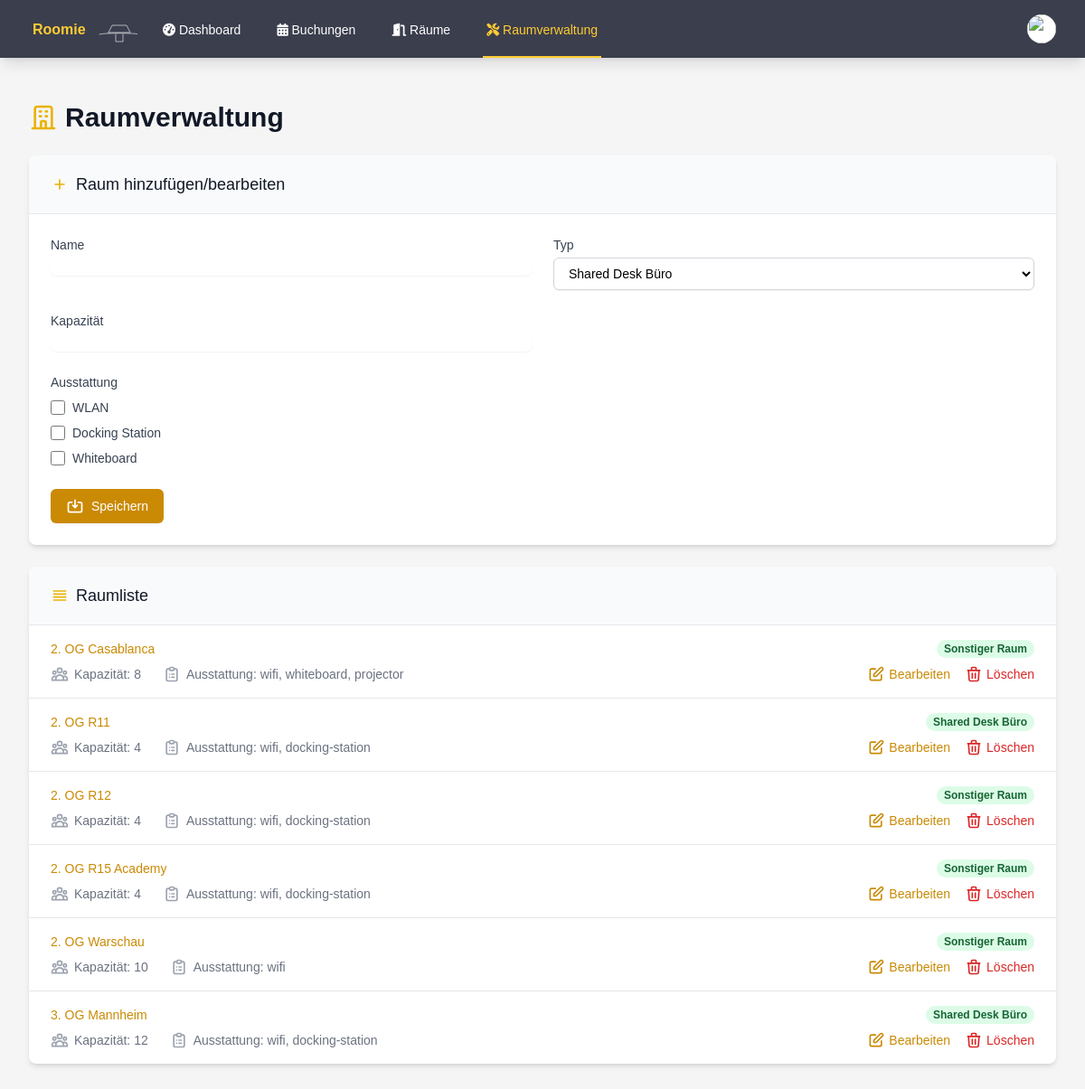
Before: /admin_rooms.php (signed in) with the older database file.
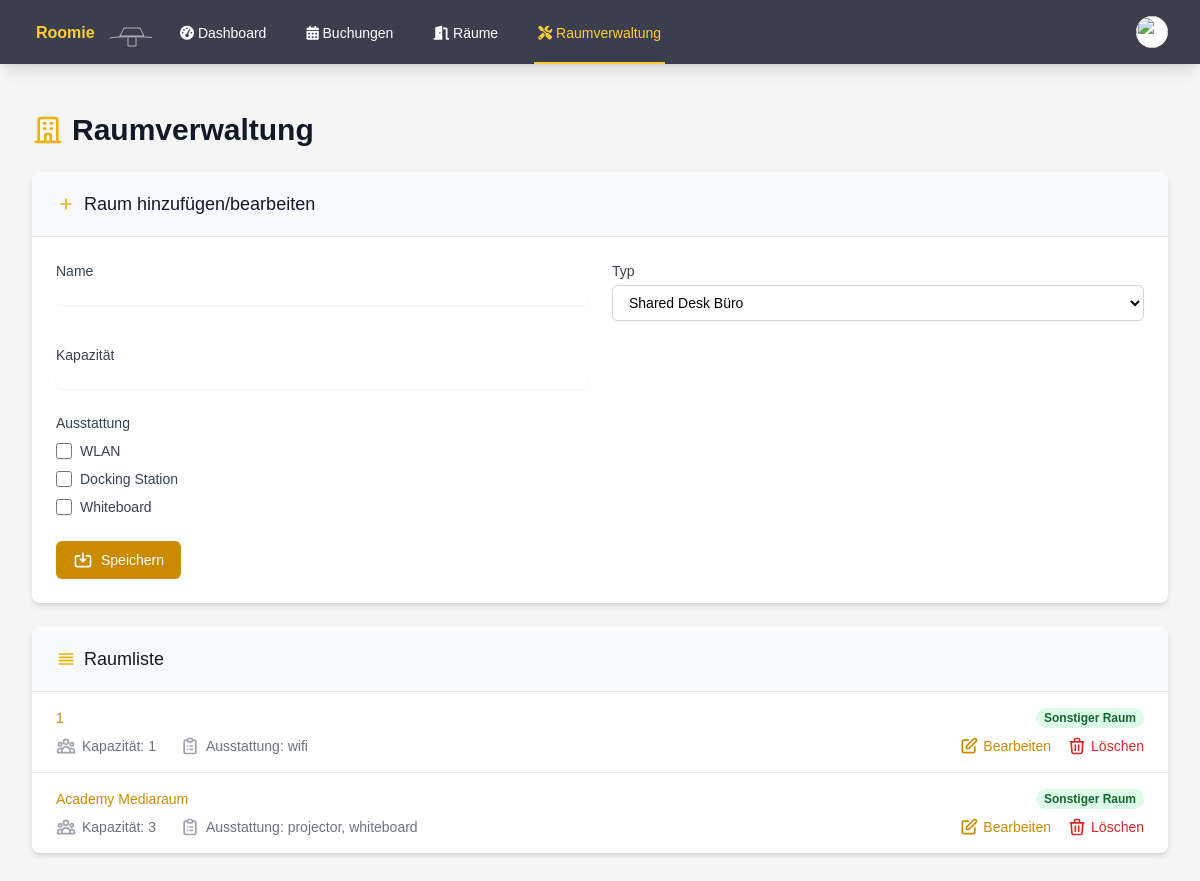
After: the same page with the newer database file.
### tables this page shows
CREATE TABLE rooms (
        id INTEGER PRIMARY KEY AUTOINCREMENT,
        name TEXT NOT NULL,
        number TEXT,
        type TEXT NOT NULL,
        capacity INTEGER DEFAULT 0,
        is_favorite INTEGER DEFAULT 0,
        equipment TEXT,
        grid_position INTEGER
    );

### auth.php (called while the page is built, shortened)
<?php
function isAdmin() {
    return isset($_SESSION['is_admin']) && $_SESSION['is_admin'] == 1;
}

### admin_rooms.php (the view, shortened to what this page needs)
<?php
require_once 'auth.php';
$current_page = basename($_SERVER['PHP_SELF']);
try {
    $db = getDatabaseConnection();
    $stmt = $db->query("SELECT * FROM rooms ORDER BY name");
    $rooms = $stmt->fetchAll(PDO::FETCH_ASSOC);
} catch (PDOException $e) {
    $errorMessage = "Datenbankfehler: " . $e->getMessage();
}
function getRoomTypeName($type)
{
    switch ($type) {
        case 'shared-desk':
            return 'Shared Desk Büro';
        default:
            return 'Sonstiger Raum';
    }
}
?>
<!DOCTYPE html>
<html lang="de">
<head>
    <script src="https://cdn.tailwindcss.com"></script>
    <link rel="stylesheet" href="styles.css">
    <link rel="stylesheet" href="https://cdnjs.cloudflare.com/ajax/libs/font-awesome/6.1.1/css/all.min.css">
</head>
<body class="bg-custom-background">
    <nav class="bg-custom-nav shadow-lg" x-data="{ open: false }">
        <div class="max-w-7xl mx-auto px-4 sm:px-6 lg:px-8">
            <div class="flex justify-between h-16">
                <div class="flex">
                    <div class="flex-shrink-0 flex items-center">
                        <a href="index.php">
                            <img class="h-8 w-auto" src="test.svg" alt="Roomie Logo">
                        </a>
                    </div>
                    <div class="hidden sm:ml-6 sm:flex sm:space-x-8">
                        <a href="index.php" class="inline-flex items-center px-1 pt-1 border-b-2 text-sm font-medium <?php echo $current_page == 'index.php' ? 'active' : 'inactive'; ?>">
                            <i class="fas fa-tachometer-alt"></i>&nbsp;Dashboard
                        </a>
                        <a href="bookings.php" class="inline-flex items-center px-1 pt-1 border-b-2 text-sm font-medium <?php echo $current_page == 'bookings.php' ? 'active' : 'inactive'; ?>">
                            <i class="fas fa-calendar-alt"></i>&nbsp;Buchungen
                        </a>
                        <a href="rooms.php" class="inline-flex items-center px-1 pt-1 border-b-2 text-sm font-medium <?php echo $current_page == 'rooms.php' ? 'active' : 'inactive'; ?>">
                            <i class="fas fa-door-open"></i>&nbsp;Räume
                        </a>
                        <?php if (isAdmin()) : ?>
                            <a href="admin_rooms.php" class="inline-flex items-center px-1 pt-1 border-b-2 text-sm font-medium <?php echo $current_page == 'admin_rooms.php' ? 'active' : 'inactive'; ?>">
                                <i class="fas fa-tools"></i>&nbsp;Raumverwaltung
                            </a>
                        <?php endif; ?>
                    </div>
                </div>
                <div class="hidden sm:ml-6 sm:flex sm:items-center">
                    <div class="ml-3 relative" x-data="{ open: false }">
                        <div>
                            <button @click="open = !open" class="bg-white rounded-full flex text-sm focus:outline-none focus:ring-2 focus:ring-offset-2 focus:ring-yellow-500" id="user-menu" aria-haspopup="true" x-bind:aria-expanded="open">
                                <img class="h-8 w-8 rounded-full" src="<?php echo !empty($user['profile_image']) ? 'uploads/' . htmlspecialchars($user['profile_image']) : 'https://images.unsplash.com/photo-1472099645785-5658abf4ff4e?ixlib=rb-1.2.1&ixid=eyJhcHBfaWQiOjEyMDd9&auto=format&fit=facearea&facepad=2&w=256&h=256&q=80'; ?>" alt="">
                            </button>
                        </div>
                    </div>
                </div>
            </div>
        </div>
    </nav>
    <div class="max-w-7xl mx-auto py-6 sm:px-6 lg:px-8">
        <div class="px-4 py-6 sm:px-0">
            <h1 class="text-3xl font-bold text-gray-900 mb-6 flex items-center">
                Raumverwaltung
            </h1>
            <div class="bg-white shadow-md rounded-lg overflow-hidden mb-6">
                <div class="px-4 py-5 sm:px-6 bg-gray-50">
                    <h3 class="text-lg leading-6 font-medium text-gray-900 flex items-center">
                        <svg class="h-5 w-5 text-yellow-500 mr-2" xmlns="http://www.w3.org/2000/svg" fill="none" viewBox="0 0 24 24" stroke="currentColor">
                            <path stroke-linecap="round" stroke-linejoin="round" stroke-width="2" d="M12 6v6m0 0v6m0-6h6m-6 0H6" />
                        </svg>
                        Raum hinzufügen/bearbeiten
                    </h3>
                </div>
                <div class="border-t border-gray-200">
                    <form action="" method="POST" class="px-4 py-5 sm:p-6">
                        <div class="grid grid-cols-6 gap-6">
                            <div class="col-span-6 sm:col-span-3">
                                <label for="name" class="block text-sm font-medium text-gray-700">Name</label>
                                <input type="text" name="name" id="name" required class="mt-1 focus:ring-yellow-500 focus:border-yellow-500 block w-full shadow-sm sm:text-sm border-gray-300 rounded-md">
                            </div>
                            <div class="col-span-6 sm:col-span-3">
                                <label for="type" class="block text-sm font-medium text-gray-700">Typ</label>
                                <select name="type" id="type" required class="mt-1 block w-full py-2 px-3 border border-gray-300 bg-white rounded-md shadow-sm focus:outline-none focus:ring-yellow-500 focus:border-yellow-500 sm:text-sm">
                                    <option value="shared-desk">Shared Desk Büro</option>
                                </select>
                            </div>
                            <div class="col-span-6 sm:col-span-3">
                                <label for="capacity" class="block text-sm font-medium text-gray-700">Kapazität</label>
                                <input type="number" name="capacity" id="capacity" required class="mt-1 focus:ring-yellow-500 focus:border-yellow-500 block w-full shadow-sm sm:text-sm border-gray-300 rounded-md">
                            </div>
                            <div class="col-span-6">
                                <label class="block text-sm font-medium text-gray-700">Ausstattung</label>
                                <div class="mt-2 space-y-2">
                                    <div class="flex items-center">
                                        <input type="checkbox" id="equipment_wifi" name="equipment[]" value="wifi" class="focus:ring-yellow-500 h-4 w-4 text-yellow-600 border-gray-300 rounded">
                                        <label for="equipment_wifi" class="ml-2 text-sm text-gray-700">WLAN</label>
                                    </div>
                                    <div class="flex items-center">
                                        <input type="checkbox" id="equipment_projector" name="equipment[]" value="docking-station" class="focus:ring-yellow-500 h-4 w-4 text-yellow-600 border-gray-300 rounded">
                                        <label for="equipment_projector" class="ml-2 text-sm text-gray-700">Docking Station</label>
                                    </div>
                                    <div class="flex items-center">
                                        <input type="checkbox" id="equipment_whiteboard" name="equipment[]" value="whiteboard" class="focus:ring-yellow-500 h-4 w-4 text-yellow-600 border-gray-300 rounded">
                                        <label for="equipment_whiteboard" class="ml-2 text-sm text-gray-700">Whiteboard</label>
                                    </div>
                                </div>
                            </div>
                        </div>
                        <div class="mt-6">
                            <button type="submit" class="inline-flex justify-center py-2 px-4 border border-transparent shadow-sm text-sm font-medium rounded-md text-white bg-yellow-600 hover:bg-yellow-700 focus:outline-none focus:ring-2 focus:ring-offset-2 focus:ring-yellow-500 transition duration-150 ease-in-out">
                                <svg class="h-5 w-5 mr-2" xmlns="http://www.w3.org/2000/svg" fill="none" viewBox="0 0 24 24" stroke="currentColor">
                                    <path stroke-linecap="round" stroke-linejoin="round" stroke-width="2" d="M8 7H5a2 2 0 00-2 2v9a2 2 0 002 2h14a2 2 0 002-2V9a2 2 0 00-2-2h-3m-1 4l-3 3m0 0l-3-3m3 3V4" />
                                </svg>
                                Speichern
                            </button>
                        </div>
                    </form>
                </div>
            </div>
            <div class="bg-white shadow-md rounded-lg overflow-hidden">
                <div class="px-4 py-5 sm:px-6 bg-gray-50">
                    <h3 class="text-lg leading-6 font-medium text-gray-900 flex items-center">
                        <svg class="h-5 w-5 text-yellow-500 mr-2" xmlns="http://www.w3.org/2000/svg" fill="none" viewBox="0 0 24 24" stroke="currentColor">
                            <path stroke-linecap="round" stroke-linejoin="round" stroke-width="2" d="M4 6h16M4 10h16M4 14h16M4 18h16" />
                        </svg>
                        Raumliste
                    </h3>
                </div>
                <div class="border-t border-gray-200">
                    <ul class="divide-y divide-gray-200">
                        <?php foreach ($rooms as $room) : ?>
                            <li>
                                <div class="px-4 py-4 sm:px-6 hover:bg-gray-50 transition duration-150 ease-in-out">
                                    <div class="flex items-center justify-between">
                                        <p class="text-sm font-medium text-yellow-600 truncate">
                                            <?php echo htmlspecialchars($room['name']); ?>
                                        </p>
                                        <div class="ml-2 flex-shrink-0 flex">
                                            <p class="px-2 inline-flex text-xs leading-5 font-semibold rounded-full bg-green-100 text-green-800">
                                                <?php echo getRoomTypeName($room['type']); ?>
                                            </p>
                                        </div>
                                    </div>
                                    <div class="mt-2 sm:flex sm:justify-between">
                                        <div class="sm:flex">
                                            <p class="flex items-center text-sm text-gray-500">
                                                Kapazität: <?php echo htmlspecialchars($room['capacity']); ?>
                                            </p>
                                            <p class="mt-2 flex items-center text-sm text-gray-500 sm:mt-0 sm:ml-6">
                                                Ausstattung: <?php echo htmlspecialchars(implode(', ', json_decode($room['equipment'], true) ?? [])); ?>
                                            </p>
                                        </div>
                                        <div class="mt-2 flex items-center text-sm text-gray-500 sm:mt-0">
                                            <button onclick="editRoom(<?php echo htmlspecialchars(json_encode($room)); ?>)" class="font-medium text-yellow-600 hover:text-yellow-500 mr-4 flex items-center">
                                                <svg class="h-5 w-5 mr-1" xmlns="http://www.w3.org/2000/svg" fill="none" viewBox="0 0 24 24" stroke="currentColor">
                                                    <path stroke-linecap="round" stroke-linejoin="round" stroke-width="2" d="M11 5H6a2 2 0 00-2 2v11a2 2 0 002 2h11a2 2 0 002-2v-5m-1.414-9.414a2 2 0 112.828 2.828L11.828 15H9v-2.828l8.586-8.586z" />
                                                </svg>
                                                Bearbeiten
                                            </button>
                                            <a href="?delete=<?php echo $room['id']; ?>" onclick="return confirm('Sind Sie sicher, dass Sie diesen Raum löschen möchten?');" class="font-medium text-red-600 hover:text-red-500 flex items-center">
                                                Löschen
                                            </a>
                                        </div>
                                    </div>
                                </div>
                            </li>
                        <?php endforeach; ?>
                    </ul>
                </div>
            </div>
        </div>
    </div>
</body>
</html>

### styles.css (style rules this page uses)
.active { color: #ffcc33 !important; border-color: #ffcc33 !important; }
.inactive { color: #fff !important; border-color: transparent !important; }
body { font-family: 'Source Sans 3', sans-serif; }
.bg-custom-nav { background-color: #3b3e4d; }
.bg-custom-background { background-color: #f5f5f5; }

Changed rows visible on the page:
removed rooms: name "2. OG Casablanca", type "Sonstiger Raum", capacity "8", equipment "wifi, whiteboard, projector"
removed rooms: name "2. OG R11", type "Shared Desk Büro", capacity "4", equipment "wifi, docking-station"
removed rooms: name "2. OG R12", type "Sonstiger Raum", capacity "4", equipment "wifi, docking-station"
removed rooms: name "2. OG R15 Academy", type "Sonstiger Raum", capacity "4", equipment "wifi, docking-station"
removed rooms: name "2. OG Warschau", type "Sonstiger Raum", capacity "10", equipment "wifi"
removed rooms: name "3. OG Mannheim", type "Shared Desk Büro", capacity "12", equipment "wifi, docking-station"
added rooms: name "1", type "Sonstiger Raum", capacity "1", equipment "wifi"
added rooms: name "Academy Mediaraum", type "Sonstiger Raum", capacity "3", equipment "projector, whiteboard"
